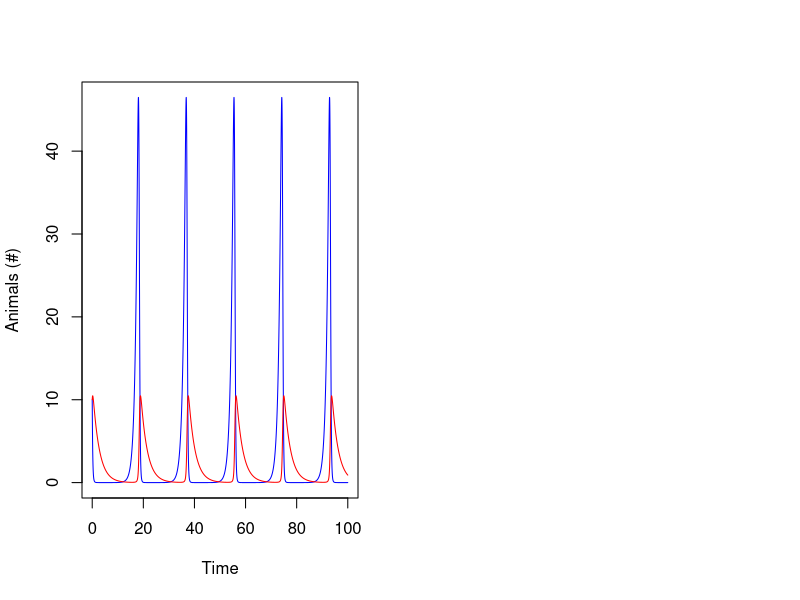

The R source for this figure:
#install.packages(deSolve)
library(deSolve)

#predator prey L-V
#this code means that each plot window will fit two plots

par(mfrow=c(1,2)) 

#parameter values
alpha <-1.1
beta <- 0.6
gamma <- 0.7
delta <- 0.4

#these are the initial population sizes, 
#i.e., both predators and prey start with 10 individuals
yini <- c(X = 10, Y = 10) 

#this code constructs the model
Lot_Vol <- function (t, y, parms) {
  with(as.list(y), {
    dX <- alpha * X - beta * X * Y #prey equation
    dY <- 0.1 * X * Y - 0.4 * Y #predator equation
    list(c(dX, dY))
  }) }

#this code sets the time interval population size will be sampled
times <- seq(from = 0, 
             to = 100, 
             by = 0.01) 
out <- ode(y = yini, 
           times = times, 
           func = Lot_Vol, 
           parms = NULL) #this code runs the model

head(out) #here you can see the data frame created by the model

#the code below plots the data from the data frame
plot(y=out[, "X"], 
     x = out[, "time"], 
     type = 'l', 
     col = "blue", 
     xlab = "Time", 
     ylab = "Animals (#)")
lines(y=out[, "Y"], 
      x = out[, "time"], 
      type = 'l', 
      col = "red")
